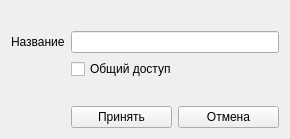
<?xml version="1.0" encoding="UTF-8"?>
<ui version="4.0">
 <class>Form</class>
 <widget class="QWidget" name="Form">
  <property name="geometry">
   <rect>
    <x>0</x>
    <y>0</y>
    <width>290</width>
    <height>139</height>
   </rect>
  </property>
  <property name="windowTitle">
   <string>Свойства папки</string>
  </property>
  <layout class="QFormLayout" name="formLayout">
   <property name="fieldGrowthPolicy">
    <enum>QFormLayout::AllNonFixedFieldsGrow</enum>
   </property>
   <item row="0" column="1">
    <spacer name="verticalSpacer">
     <property name="orientation">
      <enum>Qt::Vertical</enum>
     </property>
     <property name="sizeHint" stdset="0">
      <size>
       <width>20</width>
       <height>40</height>
      </size>
     </property>
    </spacer>
   </item>
   <item row="1" column="0">
    <widget class="QLabel" name="label">
     <property name="text">
      <string>Название</string>
     </property>
    </widget>
   </item>
   <item row="1" column="1">
    <widget class="QLineEdit" name="nameEdit"/>
   </item>
   <item row="2" column="1">
    <widget class="QCheckBox" name="isShared">
     <property name="text">
      <string>Общий доступ</string>
     </property>
    </widget>
   </item>
   <item row="3" column="1">
    <spacer name="verticalSpacer_2">
     <property name="orientation">
      <enum>Qt::Vertical</enum>
     </property>
     <property name="sizeHint" stdset="0">
      <size>
       <width>20</width>
       <height>40</height>
      </size>
     </property>
    </spacer>
   </item>
   <item row="5" column="1">
    <layout class="QHBoxLayout" name="horizontalLayout">
     <item>
      <widget class="QPushButton" name="acceptButton">
       <property name="text">
        <string>Принять</string>
       </property>
      </widget>
     </item>
     <item>
      <widget class="QPushButton" name="declineButton">
       <property name="text">
        <string>Отмена</string>
       </property>
      </widget>
     </item>
    </layout>
   </item>
  </layout>
 </widget>
 <resources/>
 <connections/>
</ui>
